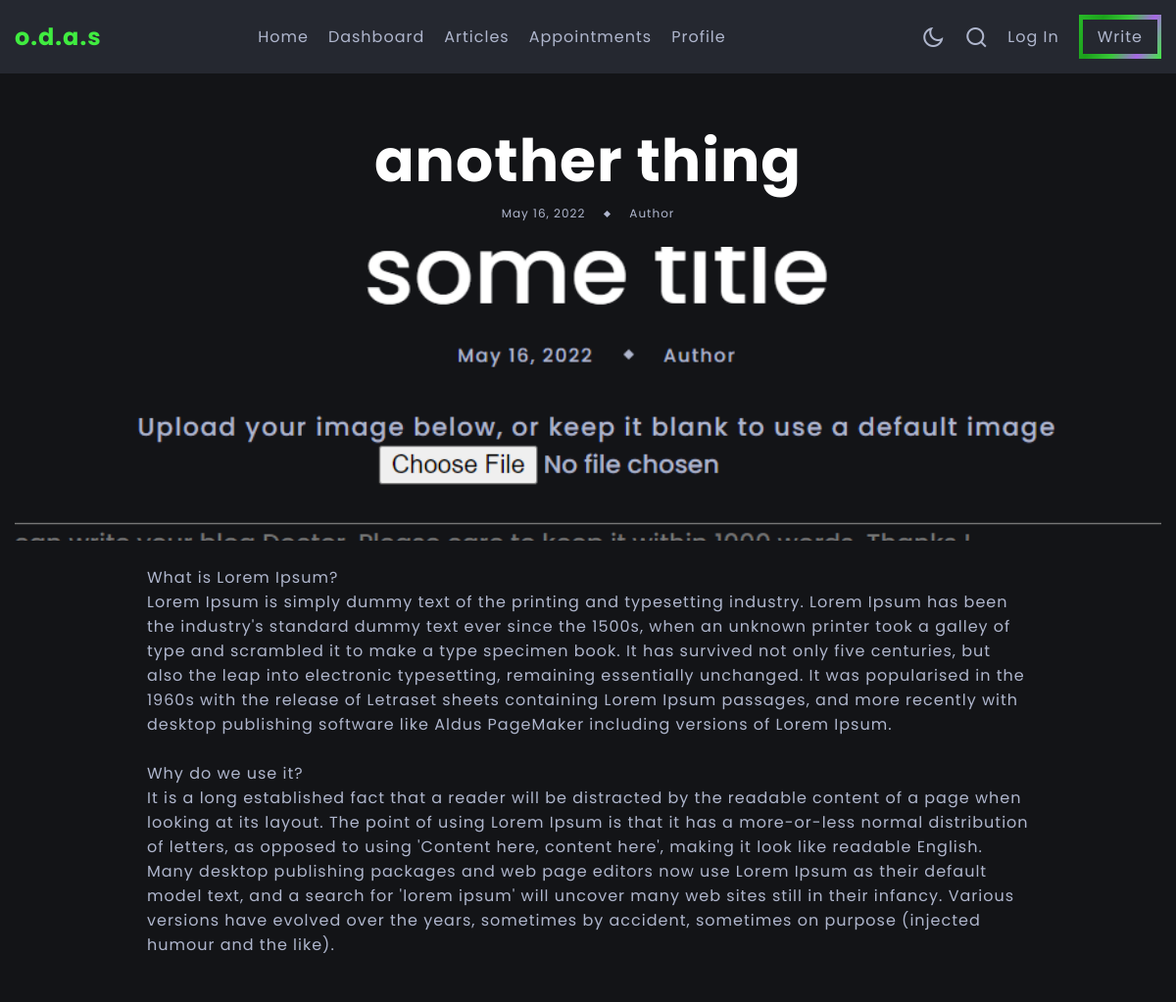
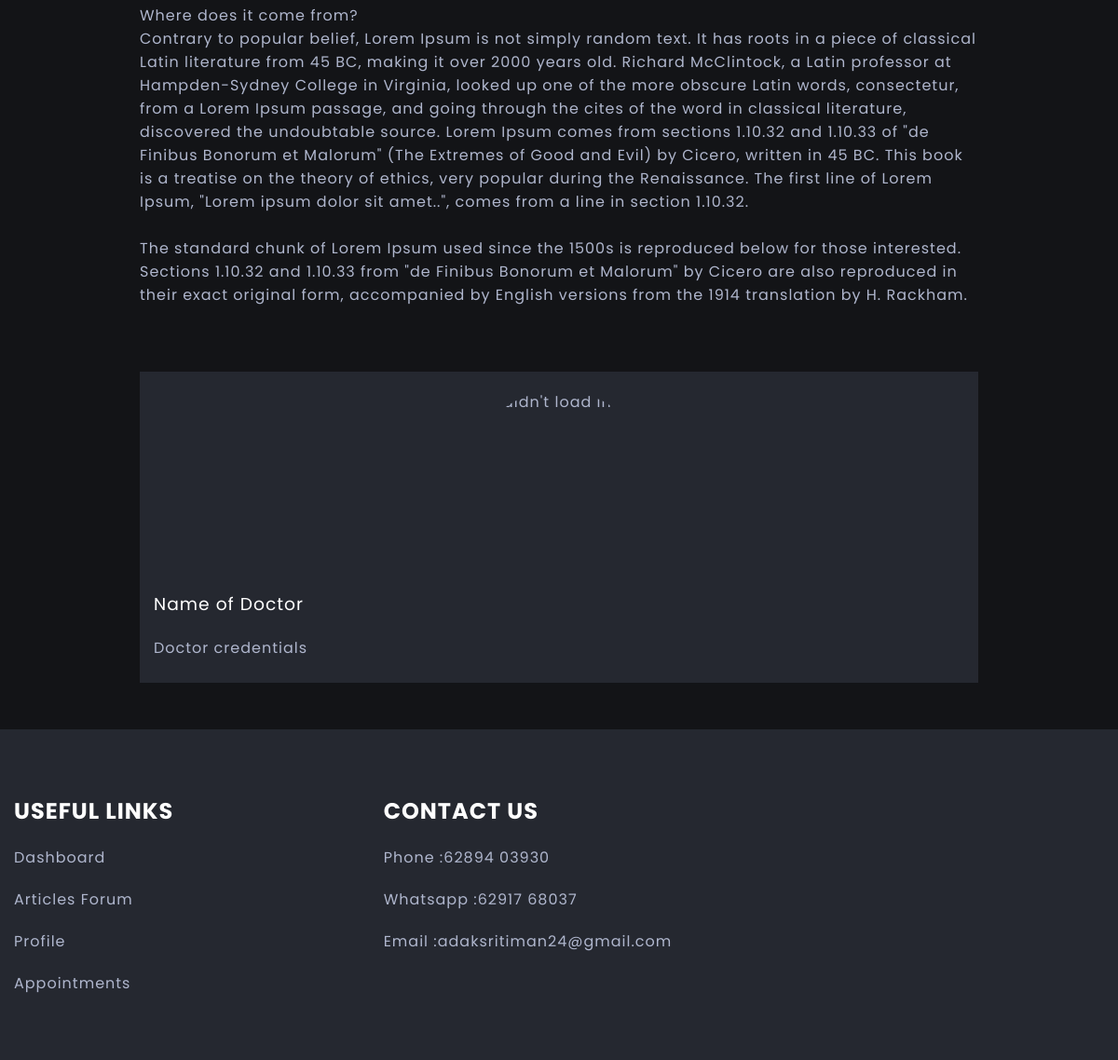
Page /read/2 on the committed database (2 pictures, top to bottom).
### article/models.py (models this page shows, shortened)
class Article(models.Model):
    title=models.CharField(max_length=100)
    upload_date=models.DateField(auto_now_add=True)
    image = models.ImageField(upload_to='blogs/%Y/%m/%d/', default='heart.jpg')
    blog=models.TextField(max_length=6500)

### article/views.py (the view)
# urls.py: path('read/<int:id>', views.read, name='read_article'),
def read(request,id):
    article=Article.objects.get(pk=id)
    return render(request, 'article/blogpage.html', {'article':article})

### article/templates/article/blogpage.html (shortened to what this page needs)
{% extends 'article/base1.html' %}
{% block content %}
<section class="blog-post section-header-offset">
    <div class="blog-post-container container">
        <div class="blog-post-data">
            <h3 class="title blog-post-title">{{article.title}}</h3>
            <div class="article-data">
                <span>{{article.upload_date}}</span>
                <span class="article-data-spacer"></span>
                <span>Author</span>
            </div>
            <img src="{{article.image.url}}" alt="Couldn't load image">
        </div>
        <div class="container">
            <div>{{article.blog|linebreaksbr}}</div>
            <div class="author d-grid">
                <div class="author-image-box">
                    <img src="" alt="Couldn't load image">
                </div>
                <div class="author-about">
                    <h3 class="author-name">Name of Doctor</h3>
                    <p>Doctor credentials</p>
                </div>
            </div>
        </div>
    </div>
</section>
{% endblock content %}

### article/static/article/css/main.css (style rules this page uses)
:root { --light-color: #fff; --light-color-alt: #afb6cd; --dark-color: #131417; --dark-color-alt: #252830; --hover-color: rgb(64, 236, 64); --hover-color-alt: #fff; --transparent-light-color:rgba(255,255,255,0.05); --transparent-dark-color:rgba(0,0,0,0.75); --gradient-color: linear-gradient(115deg, rgb(40, 185, 40), rgb(28, 161, 28), rgb(56, 200, 56), #a767e5, var(--hover-color)); --font-family:'Poppins',sans-serif; --font-size-xsm:1.2rem; --font-size-sm:1.6rem; --font-size-md:2.4rem; --font-size-lg:3rem; --font-size-xl:4rem; --gap:2rem; --margin-sm:2rem; --margin-md:3rem; --item-min-height-sm:20rem; --item-min-height-md:30rem; }
* { margin: 0; padding: 0; box-sizing: border-box; }
html { font-size: 62.5%; }
body { font-family: var(--font-family); font-size: var(--font-size-sm); color: var(--light-color-alt); background-color: var(--dark-color); letter-spacing: 1px; transition: background-color .25s, color .25s; }
img { max-width: 100%; display: block; }
.container { max-width: 160rem; margin: 0 auto; padding: 0 1.5rem; }
.d-grid { display: grid; }
.section-header-offset { margin-top: 7.4rem; }
.article-data-spacer { width: 0.5rem; height: 0.5rem; background-color: var(--light-color-alt); transform: rotate(45deg); }
.article-data { display: flex; align-items: center; gap: var(--gap); font-size: var(--font-size-xsm); margin-bottom: 1rem; }
.title { padding-top: 2rem; color: var(--light-color); }
.blog-post { padding-bottom: 5rem; }
.blog-post-data { display: flex; flex-direction: column; align-items: center; text-align: center; padding-block: 2.5rem; }
.blog-post-title { font-size: clamp(3rem, 5vw, 6rem); }
.blog-post-data .article-data { margin-bottom: 2.5rem; }
.blog-post-data img { width: 100%; height: var(--item-min-height-sm); object-fit: cover; object-position: center ; }
.blog-post-container .container { max-width: 90rem; padding: 0; display: flex; flex-direction: column; gap: var(--gap); }
.author { margin-top: 5rem; gap: var(--gap); background-color: var(--dark-color-alt); }
.author-image-box { position: relative; height: var(--item-min-height-sm); }
.author-about { padding: 1.5rem; display: flex; flex-direction: column; gap: var(--gap); }
.author-name { color: var(--light-color); font-weight: 400; }
.author p { max-width: 50rem; margin-bottom: 1rem; }
.author-image-box img { position: absolute; width: 200px; height: 200px; border-radius: 150px; transition: transform 0.25s; transform: translateX(-50%); left: 50%; top: 10%; }
@media screen and (min-width:768px) { .blog-post-data img { height: var(--item-min-height-md); } }

### rows in the picture
Article: title "another thing", upload_date "May 16, 2022", image (picture), blog "What is Lorem Ipsum? Lorem Ipsum is simply dummy text of the printing and typesetting industry. Lorem Ipsum has been the industry's standard dummy text ever since the 1500s, when an unknown printer took a galley of type and scrambled it to make a type specimen book. It has survived not only five centuries, but also the leap into electronic typesetting, remaining essentially unchanged. It was popularised in the 1960s with the release of Letraset sheets containing Lorem Ipsum passages, and more recently with desktop publishing software like Aldus PageMaker including versions of Lorem Ipsum. Why do we use it? It is a long established fact that a reader will be distracted by the readable…"
